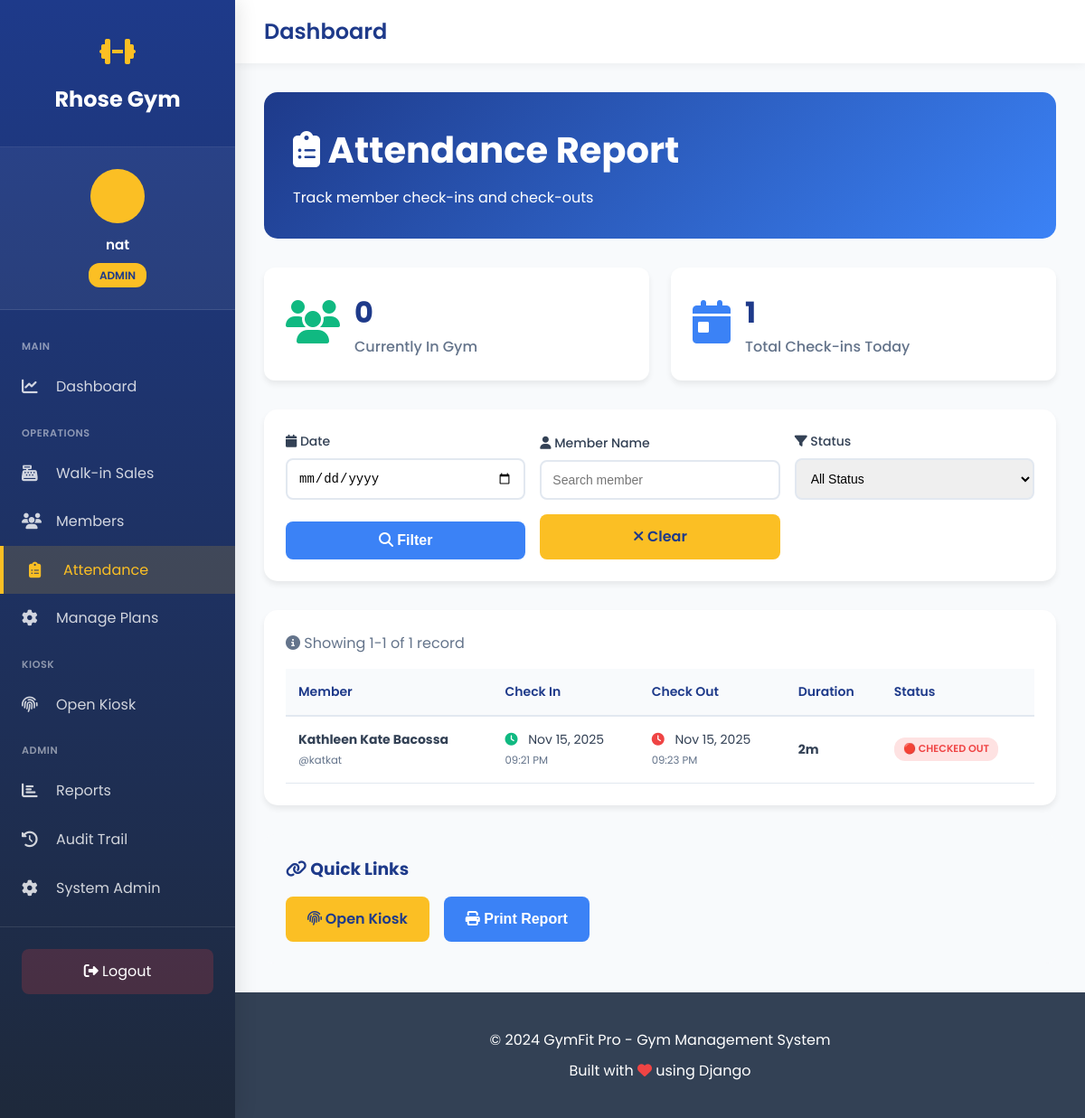
Page /attendance/ (signed in) on the committed database.
### gym_app/models.py (models this page shows, shortened)
class User(AbstractUser):
    ROLE_CHOICES = [
        ('admin', 'Admin'),
        ('staff', 'Staff'),
        ('member', 'Member'),
    ]
    role = models.CharField(max_length=10, choices=ROLE_CHOICES, default='member')
    mobile_no = models.CharField(max_length=20, blank=True, null=True)
    address = models.TextField(blank=True, null=True)
    birthdate = models.DateField(blank=True, null=True)
    age = models.IntegerField(blank=True, null=True)
    kiosk_pin = models.CharField(
        max_length=6,
        blank=True,
        null=True,
        unique=True,
        help_text="6-digit PIN for kiosk check-in/out",
        verbose_name="Kiosk PIN"
    )
    created_at = models.DateTimeField(auto_now_add=True)
    updated_at = models.DateTimeField(auto_now=True)
    class Meta:
        db_table = 'users'
        verbose_name = 'User'
        verbose_name_plural = 'Users'
    def is_admin(self):
        return self.role == 'admin' or self.is_superuser
    def is_staff_or_admin(self):
        return self.role in ['admin', 'staff'] or self.is_superuser or self.is_staff

class Attendance(models.Model):
    user = models.ForeignKey(
        User,
        on_delete=models.CASCADE,
        related_name='attendances'
    )
    check_in = models.DateTimeField(auto_now_add=True)
    check_out = models.DateTimeField(null=True, blank=True)
    duration_minutes = models.IntegerField(null=True, blank=True)
    notes = models.TextField(blank=True, null=True)
    class Meta:
        db_table = 'attendance'
        verbose_name = 'Attendance'
        verbose_name_plural = 'Attendance Records'
        ordering = ['-check_in']
        indexes = [
            models.Index(fields=['-check_in']),
            models.Index(fields=['user', '-check_in']),
        ]
    def is_checked_in(self):
        return self.check_out is None
    def get_duration_display(self):
        if not self.duration_minutes:
            return "In progress"
        hours = self.duration_minutes // 60
        minutes = self.duration_minutes % 60
        if hours > 0:
            return f"{hours}h {minutes}m"
        return f"{minutes}m"

### gym_app/views.py (the view, shortened to what this page needs)
# urls.py: path('attendance/', views.attendance_report, name='attendance_report'),
@login_required
def attendance_report(request):
    if not request.user.is_staff_or_admin():
        messages.error(request, 'Access denied.')
        return redirect('dashboard')
    date_filter = request.GET.get('date', '')
    user_filter = request.GET.get('user', '')
    status_filter = request.GET.get('status', '')
    attendances = Attendance.objects.select_related('user').all()
    if user_filter:
        attendances = attendances.filter(
            Q(user__username__icontains=user_filter) |
            Q(user__first_name__icontains=user_filter) |
            Q(user__last_name__icontains=user_filter)
        )
    if status_filter == 'in':
        attendances = attendances.filter(check_out__isnull=True)
    elif status_filter == 'out':
        attendances = attendances.filter(check_out__isnull=False)
    currently_checked_in = Attendance.objects.filter(
        check_out__isnull=True
    ).select_related('user').count()
    today_checkins = Attendance.objects.filter(
        check_in__date=date.today()
    ).count()
    from django.core.paginator import Paginator
    paginator = Paginator(attendances, 50)
    page_number = request.GET.get('page')
    page_obj = paginator.get_page(page_number)
    context = {
        'page_obj': page_obj,
        'date_filter': date_filter,
        'user_filter': user_filter,
        'status_filter': status_filter,
        'currently_checked_in': currently_checked_in,
        'today_checkins': today_checkins,
    }
    return render(request, 'gym_app/attendance_report.html', context)

### templates/gym_app/attendance_report.html (shortened to what this page needs)
{% extends 'gym_app/base_sidebar.html' %}
{% block content %}
{% load static %}
<link rel="stylesheet" href="{% static 'gym_app/css/pages/audit_trail.css' %}">
<div class="page-header">
    <h1><i class="fas fa-clipboard-list"></i> Attendance Report</h1>
    <p>Track member check-ins and check-outs</p>
</div>
<div style="display: grid; grid-template-columns: repeat(auto-fit, minmax(250px, 1fr)); gap: 1.5rem; margin-bottom: 2rem;">
    <div style="background: var(--white); padding: 1.5rem; border-radius: 12px; box-shadow: 0 4px 6px rgba(0, 0, 0, 0.07);">
        <div style="display: flex; align-items: center; gap: 1rem;">
            <div style="font-size: 3rem; color: var(--success);">
                <i class="fas fa-users"></i>
            </div>
            <div>
                <h3 style="font-size: 2rem; font-weight: 700; color: var(--primary-blue); margin: 0;">{{ currently_checked_in }}</h3>
                <p style="color: var(--gray); margin: 0; font-weight: 500;">Currently In Gym</p>
            </div>
        </div>
    </div>
    <div style="background: var(--white); padding: 1.5rem; border-radius: 12px; box-shadow: 0 4px 6px rgba(0, 0, 0, 0.07);">
        <div style="display: flex; align-items: center; gap: 1rem;">
            <div style="font-size: 3rem; color: var(--secondary-blue);">
                <i class="fas fa-calendar-day"></i>
            </div>
            <div>
                <h3 style="font-size: 2rem; font-weight: 700; color: var(--primary-blue); margin: 0;">{{ today_checkins }}</h3>
                <p style="color: var(--gray); margin: 0; font-weight: 500;">Total Check-ins Today</p>
            </div>
        </div>
    </div>
</div>
<div class="filters-box">
    <form method="get" action="{% url 'attendance_report' %}" class="filters-form">
        <div class="filter-group">
            <label for="date"><i class="fas fa-calendar"></i> Date</label>
            <input
                type="date"
                name="date"
                id="date"
                class="filter-control"
                value="{{ date_filter }}"
            >
        </div>
        <div class="filter-group">
            <label for="user"><i class="fas fa-user"></i> Member Name</label>
            <input
                type="text"
                name="user"
                id="user"
                class="filter-control"
                placeholder="Search member"
                value="{{ user_filter }}"
            >
        </div>
        <div class="filter-group">
            <label for="status"><i class="fas fa-filter"></i> Status</label>
            <select name="status" id="status" class="filter-control">
                <option value="">All Status</option>
            </select>
        </div>
        <div class="filter-group">
            <button type="submit" class="btn btn-primary" style="width: 100%;">
                <i class="fas fa-search"></i> Filter
            </button>
        </div>
        <div class="filter-group">
            <a href="{% url 'attendance_report' %}" class="btn btn-gold" style="width: 100%; text-align: center; text-decoration: none;">
                <i class="fas fa-times"></i> Clear
            </a>
        </div>
    </form>
</div>
<div class="table-container">
    {% if page_obj %}
    <p style="color: var(--gray); margin-bottom: 1rem;">
        <i class="fas fa-info-circle"></i>
        Showing {{ page_obj.start_index }}-{{ page_obj.end_index }} of {{ page_obj.paginator.count }} record{{ page_obj.paginator.count|pluralize }}
    </p>
    <table>
        <thead>
            <tr>
                <th>Member</th>
                <th>Check In</th>
                <th>Check Out</th>
                <th>Duration</th>
                <th>Status</th>
            </tr>
        </thead>
        <tbody>
            {% for attendance in page_obj %}
            <tr>
                <td>
                    <strong>{{ attendance.user.get_full_name }}</strong><br>
                    <small style="color: var(--gray);">@{{ attendance.user.username }}</small>
                </td>
                <td>
                    <i class="fas fa-clock action-icon" style="color: var(--success);"></i>
                    {{ attendance.check_in|date:"M d, Y" }}<br>
                    <small style="color: var(--gray);">{{ attendance.check_in|date:"h:i A" }}</small>
                </td>
                <td>
                    {% if attendance.check_out %}
                        <i class="fas fa-clock action-icon" style="color: var(--danger);"></i>
                        {{ attendance.check_out|date:"M d, Y" }}<br>
                        <small style="color: var(--gray);">{{ attendance.check_out|date:"h:i A" }}</small>
                    {% else %}
                        <em style="color: var(--gray);">Still in gym</em>
                    {% endif %}
                </td>
                <td>
                    <strong>{{ attendance.get_duration_display }}</strong>
                </td>
                <td>
                    {% if attendance.is_checked_in %}
                        <span class="badge badge-info">
                            🟢 IN GYM
                        </span>
                    {% else %}
                        <span class="badge badge-error">
                            🔴 CHECKED OUT
                        </span>
                    {% endif %}
                </td>
            </tr>
            {% endfor %}
        </tbody>
    </table>
    {% else %}
    <div class="empty-state">
        <i class="fas fa-clipboard-list"></i>
        <h2 style="color: var(--primary-blue);">No Attendance Records Found</h2>
        <p>No records match your filter criteria</p>
    </div>
    {% endif %}
</div>
<div style="background: var(--light-bg); padding: 1.5rem; border-radius: 12px; margin-top: 2rem;">
    <h3 style="color: var(--primary-blue); margin-bottom: 1rem;">
        <i class="fas fa-link"></i> Quick Links
    </h3>
    <div style="display: flex; gap: 1rem; flex-wrap: wrap;">
        <a href="{% url 'kiosk_login' %}" target="_blank" class="btn btn-gold" style="text-decoration: none;">
            <i class="fas fa-fingerprint"></i> Open Kiosk
        </a>
        <button onclick="window.print()" class="btn btn-primary">
            <i class="fas fa-print"></i> Print Report
        </button>
    </div>
</div>
{% endblock %}

### templates/gym_app/base_sidebar.html (shortened to what this page needs)
<!DOCTYPE html>
<html lang="en">
<head>
    <link rel="stylesheet" href="https://cdnjs.cloudflare.com/ajax/libs/font-awesome/6.4.0/css/all.min.css">
</head>
<body class="has-sidebar">
    <aside class="sidebar" id="sidebar">
        <div class="sidebar-header">
            <div class="sidebar-logo">
                <i class="fas fa-dumbbell"></i>
            </div>
            <a href="{% url 'home' %}" class="sidebar-brand">Rhose Gym</a>
        </div>
        <div class="sidebar-user">
            <div class="sidebar-user-avatar">
            </div>
            <div class="sidebar-user-name">{{ user.get_full_name|default:user.username }}</div>
            <div style="text-align: center; margin-top: 0.5rem;">
                <span class="sidebar-user-role">{{ user.role }}</span>
            </div>
        </div>
            <nav class="sidebar-menu">
            <div class="sidebar-section">Main</div>
            <a href="{% url 'dashboard' %}" {% if request.path == '/dashboard/' %}class="active"{% endif %}>
                <i class="fas fa-chart-line"></i>
                <span>Dashboard</span>
            </a>
            <div class="sidebar-section">Operations</div>
            <a href="{% url 'walkin_purchase' %}" {% if 'walkin' in request.path %}class="active"{% endif %}>
                <i class="fas fa-cash-register"></i>
                <span>Walk-in Sales</span>
            </a>
            <a href="{% url 'members_list' %}" {% if 'members' in request.path %}class="active"{% endif %}>
                <i class="fas fa-users"></i>
                <span>Members</span>
            </a>
            <a href="{% url 'attendance_report' %}" {% if 'attendance' in request.path %}class="active"{% endif %}>
                <i class="fas fa-clipboard-list"></i>
                <span>Attendance</span>
            </a>
            <a href="{% url 'manage_plans' %}" {% if 'manage-plans' in request.path %}class="active"{% endif %}>
                <i class="fas fa-cog"></i>
                <span>Manage Plans</span>
            </a>
            <div class="sidebar-section">Kiosk</div>
            <a href="{% url 'kiosk_login' %}" target="_blank">
                <i class="fas fa-fingerprint"></i>
                <span>Open Kiosk</span>
            </a>
            {% if user.is_admin %}
            <div class="sidebar-section">Admin</div>
            <a href="{% url 'reports' %}" {% if 'reports' in request.path %}class="active"{% endif %}>
                <i class="fas fa-chart-bar"></i>
                <span>Reports</span>
            </a>
            <a href="{% url 'audit_trail' %}" {% if 'audit' in request.path %}class="active"{% endif %}>
                <i class="fas fa-history"></i>
                <span>Audit Trail</span>
            </a>
            <a href="/admin/" target="_blank">
                <i class="fas fa-cog"></i>
                <span>System Admin</span>
            </a>
            {% endif %}
        </nav>
        <div class="sidebar-footer">
            <a href="{% url 'logout' %}">
                <i class="fas fa-sign-out-alt"></i> Logout
            </a>
        </div>
    </aside>
    <div class="main-wrapper">
        <div class="top-navbar">
            <div class="top-navbar-left">
                <h1>{% block page_title %}Dashboard{% endblock %}</h1>
            </div>
        </div>
        <main class="main-content">
            {% block content %}{% endblock %}
        </main>
        <footer class="footer">
            <div class="container">
                <p>&copy; 2024 GymFit Pro - Gym Management System</p>
                <p>Built with <i class="fas fa-heart" style="color: var(--danger);"></i> using Django</p>
            </div>
        </footer>
    </div>
</body>
</html>

### gym_app/static/gym_app/css/pages/audit_trail.css (style rules this page uses)
.page-header { background: linear-gradient(135deg, var(--primary-blue) 0%, var(--secondary-blue) 100%); color: var(--white); padding: 2rem; border-radius: 15px; margin-bottom: 2rem; }
.page-header h1 { font-size: 2.5rem; margin-bottom: 0.5rem; }
.filters-box { background: var(--white); padding: 1.5rem; border-radius: 15px; box-shadow: 0 4px 6px rgba(0, 0, 0, 0.07); margin-bottom: 2rem; }
.filters-form { display: grid; grid-template-columns: repeat(auto-fit, minmax(200px, 1fr)); gap: 1rem; align-items: end; }
.filter-group label { display: block; margin-bottom: 0.5rem; color: var(--dark-gray); font-weight: 500; font-size: 0.875rem; }
.filter-control { width: 100%; padding: 0.75rem; border: 2px solid #e2e8f0; border-radius: 8px; font-size: 0.875rem; transition: all 0.3s; }
.table-container { background: var(--white); border-radius: 15px; padding: 1.5rem; box-shadow: 0 4px 6px rgba(0, 0, 0, 0.07); overflow-x: auto; }
table { width: 100%; border-collapse: collapse; font-size: 0.875rem; }
table thead { background-color: var(--light-bg); }
table th { padding: 0.875rem; text-align: left; font-weight: 600; color: var(--primary-blue); border-bottom: 2px solid #e2e8f0; white-space: nowrap; }
table td { padding: 0.875rem; border-bottom: 1px solid #e2e8f0; color: var(--dark-gray); }
.badge { display: inline-block; padding: 0.25rem 0.65rem; border-radius: 12px; font-size: 0.7rem; font-weight: 600; text-transform: uppercase; white-space: nowrap; }
.badge-error { background-color: #fee2e2; color: var(--danger); }
.action-icon { margin-right: 0.5rem; }

### rows in the picture
User: get_full_name "nat", role "ADMIN"
Attendance: user.get_full_name "Kathleen Kate Bacossa", user.username "katkat", check_in "Nov 15, 2025", check_in "09:21 PM", check_out "Nov 15, 2025", check_out "09:23 PM", duration "2m", shows "🔴 CHECKED OUT"

### other values in the picture
{{ currently_checked_in }} "0"
{{ today_checkins }} "1"
{{ page_obj.start_index }} "1"
{{ page_obj.end_index }} "1"
{{ page_obj.paginator.count }} "1"
